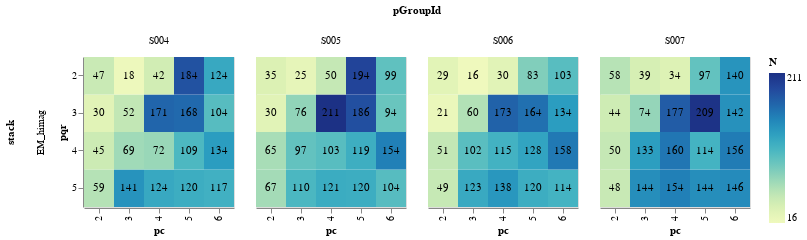

The notebook cell this image was saved under:
### Markdown cell above
#### North-South point matches

### Code cell
icatapi.plotting.plot_matches_within_section(df_matches,
                                             direction='north-south',
                                             width=150,
                                             height=150)
